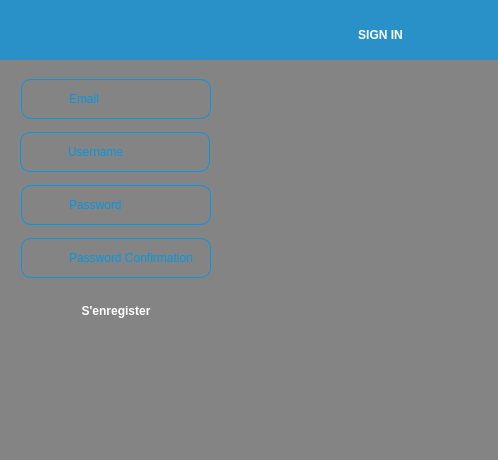
<?xml version="1.0" encoding="UTF-8"?>
<ui version="4.0">
 <class>Registration</class>
 <widget class="QWidget" name="Registration">
  <property name="geometry">
   <rect>
    <x>0</x>
    <y>0</y>
    <width>498</width>
    <height>460</height>
   </rect>
  </property>
  <property name="windowTitle">
   <string>Form</string>
  </property>
  <widget class="QWidget" name="mainWidget" native="true">
   <property name="geometry">
    <rect>
     <x>0</x>
     <y>0</y>
     <width>500</width>
     <height>461</height>
    </rect>
   </property>
   <property name="styleSheet">
    <string notr="true">QWidget#mainWidget {
	background: rgba(86,86,86, 0.7);
}</string>
   </property>
   <widget class="QWidget" name="gridLayoutWidget">
    <property name="geometry">
     <rect>
      <x>0</x>
      <y>0</y>
      <width>501</width>
      <height>461</height>
     </rect>
    </property>
    <layout class="QGridLayout" name="gridLayout">
     <item row="0" column="0" colspan="3">
      <widget class="QWidget" name="registrationWidget" native="true">
       <property name="enabled">
        <bool>true</bool>
       </property>
       <property name="maximumSize">
        <size>
         <width>16777215</width>
         <height>70</height>
        </size>
       </property>
       <property name="styleSheet">
        <string notr="true">QWidget#registrationWidget {
	background: rgba(3, 151, 229, 0.7);
	margin-bottom: 10px;
}</string>
       </property>
       <widget class="QWidget" name="horizontalLayoutWidget">
        <property name="geometry">
         <rect>
          <x>0</x>
          <y>-1</y>
          <width>501</width>
          <height>71</height>
         </rect>
        </property>
        <layout class="QHBoxLayout" name="horizontalLayout">
         <property name="leftMargin">
          <number>13</number>
         </property>
         <item alignment="Qt::AlignLeft|Qt::AlignVCenter">
          <widget class="QPushButton" name="backButton">
           <property name="minimumSize">
            <size>
             <width>48</width>
             <height>48</height>
            </size>
           </property>
           <property name="maximumSize">
            <size>
             <width>48</width>
             <height>48</height>
            </size>
           </property>
           <property name="styleSheet">
            <string notr="true">QPushButton#backButton {
	border:none;
	background: url(:/images/back.png);
}</string>
           </property>
           <property name="text">
            <string/>
           </property>
           <property name="icon">
            <iconset>
             <normaloff>images/back.png</normaloff>images/back.png</iconset>
           </property>
           <property name="iconSize">
            <size>
             <width>48</width>
             <height>48</height>
            </size>
           </property>
          </widget>
         </item>
         <item>
          <widget class="QLabel" name="registrationLabel">
           <property name="styleSheet">
            <string notr="true">QLabel#registrationLabel {
	font: 75 14pt &quot;MS Shell Dlg 2&quot;;
	color: white;
	font-weight: bold;
}</string>
           </property>
           <property name="text">
            <string>SIGN IN</string>
           </property>
           <property name="alignment">
            <set>Qt::AlignCenter</set>
           </property>
          </widget>
         </item>
        </layout>
       </widget>
      </widget>
     </item>
     <item row="1" column="0">
      <widget class="QWidget" name="widget_5" native="true">
       <property name="styleSheet">
        <string notr="true">background: rgba(86,86,86, 0);</string>
       </property>
       <widget class="QWidget" name="verticalLayoutWidget">
        <property name="geometry">
         <rect>
          <x>0</x>
          <y>0</y>
          <width>233</width>
          <height>381</height>
         </rect>
        </property>
        <layout class="QVBoxLayout" name="verticalLayout">
         <property name="spacing">
          <number>10</number>
         </property>
         <property name="leftMargin">
          <number>0</number>
         </property>
         <item alignment="Qt::AlignHCenter">
          <widget class="QLineEdit" name="emailEdit">
           <property name="minimumSize">
            <size>
             <width>190</width>
             <height>40</height>
            </size>
           </property>
           <property name="maximumSize">
            <size>
             <width>190</width>
             <height>40</height>
            </size>
           </property>
           <property name="styleSheet">
            <string notr="true">QLineEdit#emailEdit {
	border-radius: 10px;
	background: url(C:/Everywhere/images/account.png)  no-repeat;
	padding-left: 45 px;
	color: rgb(3, 151, 229);
	font: 10pt &quot;MS Shell Dlg 2&quot;;
	border: 1px solid rgb(3, 151, 229);
}</string>
           </property>
           <property name="text">
            <string>Email</string>
           </property>
          </widget>
         </item>
         <item>
          <widget class="QLineEdit" name="usernameEdit">
           <property name="minimumSize">
            <size>
             <width>210</width>
             <height>40</height>
            </size>
           </property>
           <property name="maximumSize">
            <size>
             <width>190</width>
             <height>40</height>
            </size>
           </property>
           <property name="styleSheet">
            <string notr="true">QLineEdit#usernameEdit {
	border-radius: 10px;
	background: url(C:/Everywhere/images/account.png)  no-repeat;
	padding-left: 45px;
	color: rgb(3, 151, 229);
	font: 10pt &quot;MS Shell Dlg 2&quot;;
	border: 1px solid rgb(3, 151, 229);
	margin-left: 20px;
}</string>
           </property>
           <property name="text">
            <string>Username</string>
           </property>
          </widget>
         </item>
         <item alignment="Qt::AlignHCenter">
          <widget class="QLineEdit" name="passwordEdit">
           <property name="minimumSize">
            <size>
             <width>190</width>
             <height>40</height>
            </size>
           </property>
           <property name="maximumSize">
            <size>
             <width>190</width>
             <height>40</height>
            </size>
           </property>
           <property name="styleSheet">
            <string notr="true">QLineEdit#passwordEdit {
	border-radius: 10px;
	background: url(C:/Everywhere/images/lock.png)  no-repeat;
	padding-left: 45 px;
	color: rgb(3, 151, 229);
	font: 10pt &quot;MS Shell Dlg 2&quot;;
	border: 1px solid rgb(3, 151, 229);
}</string>
           </property>
           <property name="text">
            <string>Password</string>
           </property>
          </widget>
         </item>
         <item alignment="Qt::AlignHCenter">
          <widget class="QLineEdit" name="passwordConfirmationEdit">
           <property name="minimumSize">
            <size>
             <width>190</width>
             <height>40</height>
            </size>
           </property>
           <property name="maximumSize">
            <size>
             <width>190</width>
             <height>40</height>
            </size>
           </property>
           <property name="styleSheet">
            <string notr="true">QLineEdit#passwordConfirmationEdit {
	border-radius: 10px;
	background: url(C:/Everywhere/images/lock.png)  no-repeat;
	padding-left: 45 px;
	color: rgb(3, 151, 229);
	font: 10pt &quot;MS Shell Dlg 2&quot;;
	border: 1px solid rgb(3, 151, 229);
}</string>
           </property>
           <property name="text">
            <string>Password Confirmation</string>
           </property>
          </widget>
         </item>
         <item alignment="Qt::AlignHCenter">
          <widget class="QPushButton" name="signinButton">
           <property name="minimumSize">
            <size>
             <width>190</width>
             <height>40</height>
            </size>
           </property>
           <property name="maximumSize">
            <size>
             <width>190</width>
             <height>40</height>
            </size>
           </property>
           <property name="styleSheet">
            <string notr="true">QPushButton#signinButton {
	background: url(C:/Everywhere/images/backgroundbutton.png) no-repeat;
	border-radius:10px;
	color: white;
	font: 10pt &quot;MS Shell Dlg 2&quot;;
	font-weight: bold;
}

QPushButton#signinButton:pressed {
	background: url(C:/Everywhere/images/backgroundbutton-pressed.png) no-repeat;
}</string>
           </property>
           <property name="text">
            <string>S'enregister</string>
           </property>
          </widget>
         </item>
         <item>
          <widget class="QLabel" name="warningText">
           <property name="maximumSize">
            <size>
             <width>220</width>
             <height>40</height>
            </size>
           </property>
           <property name="styleSheet">
            <string notr="true">	font: 12pt &quot;MS Shell Dlg 2&quot;;
	font-weight: bold;</string>
           </property>
           <property name="text">
            <string/>
           </property>
           <property name="alignment">
            <set>Qt::AlignCenter</set>
           </property>
          </widget>
         </item>
         <item alignment="Qt::AlignHCenter">
          <widget class="QLabel" name="ring">
           <property name="minimumSize">
            <size>
             <width>50</width>
             <height>50</height>
            </size>
           </property>
           <property name="maximumSize">
            <size>
             <width>50</width>
             <height>50</height>
            </size>
           </property>
           <property name="text">
            <string/>
           </property>
          </widget>
         </item>
        </layout>
       </widget>
      </widget>
     </item>
     <item row="1" column="2">
      <widget class="QWidget" name="widget_3" native="true">
       <property name="styleSheet">
        <string notr="true">background: rgba(86,86,86, 0);</string>
       </property>
       <widget class="QWidget" name="verticalLayoutWidget_2">
        <property name="geometry">
         <rect>
          <x>0</x>
          <y>90</y>
          <width>211</width>
          <height>151</height>
         </rect>
        </property>
        <layout class="QVBoxLayout" name="verticalLayout_2">
         <item alignment="Qt::AlignHCenter">
          <widget class="QPushButton" name="googleButton">
           <property name="minimumSize">
            <size>
             <width>190</width>
             <height>40</height>
            </size>
           </property>
           <property name="maximumSize">
            <size>
             <width>190</width>
             <height>40</height>
            </size>
           </property>
           <property name="styleSheet">
            <string notr="true">QPushButton#googleButton {
	background: url(C:/Everywhere/images/google-signin.png) no-repeat;
	border-radius:10px;
}

QPushButton#googleButton:pressed {
	background: url(C:/Everywhere/images/google-signin-pressed.png) no-repeat;
}</string>
           </property>
           <property name="text">
            <string/>
           </property>
          </widget>
         </item>
         <item alignment="Qt::AlignHCenter">
          <widget class="QPushButton" name="facebookButton">
           <property name="minimumSize">
            <size>
             <width>190</width>
             <height>40</height>
            </size>
           </property>
           <property name="maximumSize">
            <size>
             <width>190</width>
             <height>40</height>
            </size>
           </property>
           <property name="styleSheet">
            <string notr="true">QPushButton#facebookButton {
	background: url(C:/Everywhere/images/facebook-signin.png) no-repeat;
	border-radius:10px;
}

QPushButton#facebookButton:pressed {
	background: url(C:/Everywhere/images/facebook-signin-pressed.png) no-repeat;
}</string>
           </property>
           <property name="text">
            <string/>
           </property>
          </widget>
         </item>
        </layout>
       </widget>
      </widget>
     </item>
     <item row="1" column="1">
      <widget class="QWidget" name="widget_4" native="true">
       <property name="maximumSize">
        <size>
         <width>60</width>
         <height>16777215</height>
        </size>
       </property>
       <property name="styleSheet">
        <string notr="true">background: url(C:/Everywhere/images/separator.gif) no-repeat;</string>
       </property>
      </widget>
     </item>
    </layout>
   </widget>
  </widget>
 </widget>
 <resources/>
 <connections/>
</ui>
